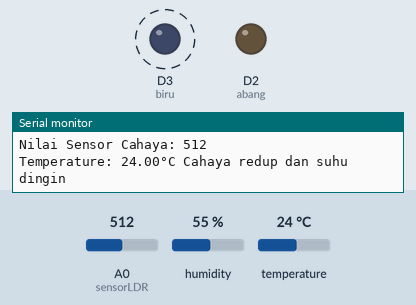
Recording of a program running on a simulated ESP8266 (NodeMCU). Parts: output pins drawn as LEDs (lit = HIGH), the last lines printed to the serial monitor. Dashed ring = blinking. The inputs (shaded band) are chosen by the test bench; at power-on: A0 (sensorLDR) = 512, temperature 24 °C, humidity 55 %.

Above: at 2.8 s.
2.9 s: A0 (sensorLDR) set to 390
At 4.9 s:
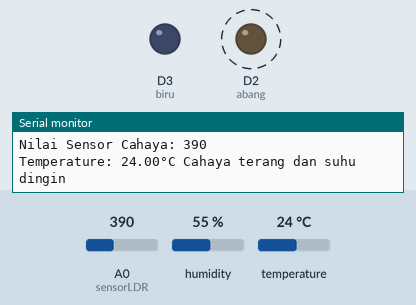
9.0 s: temperature set to 33 °C
At 11.1 s:
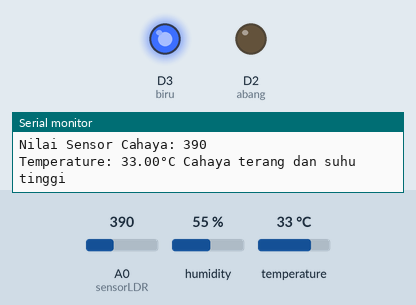
11.8 s: temperature set to 29 °C
14.6 s: temperature set to 26 °C
At 17.8 s:
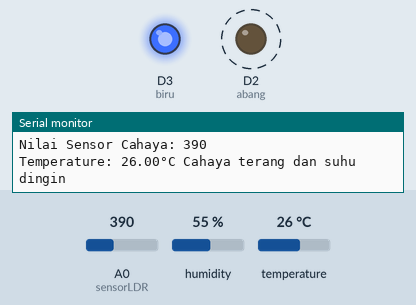
20.7 s: temperature set to 41 °C
At 20.7 s:
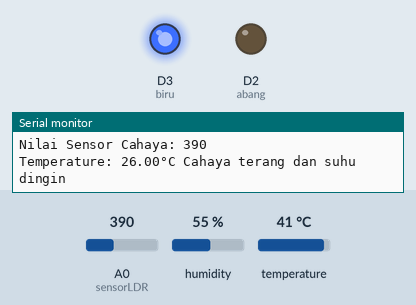
23.5 s: temperature set to 12 °C
At 25.8 s:
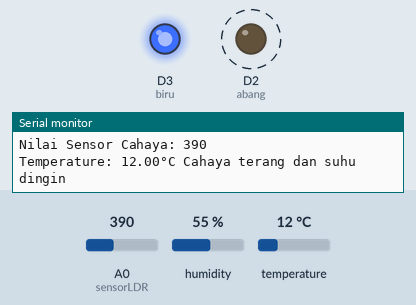
Timing chart, 0 to 30.4 s (numbered marks = the images above; inputs shaded):
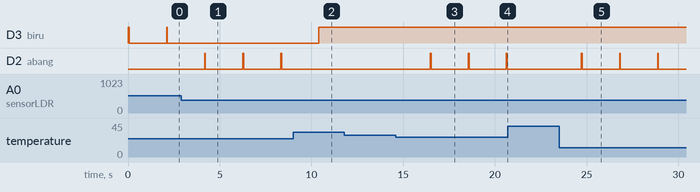

Measured:
- the behaviour switches between 28 and 27 °C on temperature (found by bisection; images 2 and 3)
- after the input at 2.9 s, D3 (biru): stops changing and stays LOW; D2 (abang): alternates HIGH for 0.05 s and LOW for 2.0 s, starting after 1.3 s
- after the input at 9.0 s, D3 (biru): LOW → HIGH after 1.4 s; D2 (abang): stays LOW (without the input it goes to HIGH after 1.4 s)
- after the input at 14.6 s, D2 (abang): alternates HIGH for 0.05 s and LOW for 2.0 s, starting after 1.9 s
- after the input at 20.7 s, D2 (abang): stays LOW (without the input it goes to HIGH after 2.0 s)
- after the input at 23.5 s, D2 (abang): alternates HIGH for 0.05 s and LOW for 2.0 s, starting after 1.2 s
- by itself, D3 (biru): alternates HIGH for 0.05 s and LOW for 2.0 s

The program:

main.cpp
```cpp
#include <Arduino.h>
#include "DHT.h"
#define sensorLDR A0
#define DHTPIN D1
#define DHTTYPE DHT11
int nilaiSensor;
#define biru D3
#define abang D2
DHT dht(DHTPIN, DHTTYPE);
void setup() {
 Serial.begin(115200);
 pinMode(biru, OUTPUT);
 pinMode(abang, OUTPUT);
 Serial.println("Contoh Penggunaan Sensor LDR");
 dht.begin();
}
void loop() {
 nilaiSensor = analogRead(sensorLDR);
  float h = dht.readHumidity();
  float t = dht.readTemperature();
  float f = dht.readTemperature(true);

  if (isnan(h) || isnan(t) || isnan(f))
  {
    Serial.println("Failed to read from DHT sensor!");
    return;
  }
  Serial.print("Nilai Sensor Cahaya: ");
  Serial.println(nilaiSensor);

  Serial.print(F("Temperature: "));
  Serial.print(t);
  Serial.print(F("°C "));

 if(nilaiSensor > 400 && t < 28){
   Serial.println(F("Cahaya redup dan suhu dingin"));
   digitalWrite(biru, HIGH);
   delay(50);
   digitalWrite(biru,LOW);
 }else if(nilaiSensor > 400 && t > 28){
   Serial.println(F("Cahaya redup dan suhu tinggi"));
   digitalWrite(biru, HIGH);
   delay(50);
   digitalWrite(biru,LOW);
 }else if(nilaiSensor < 400 && t < 28){
   Serial.println(F("Cahaya terang dan suhu dingin"));
   digitalWrite(abang, HIGH);
   delay(50);
   digitalWrite(abang,LOW);
 }else if(nilaiSensor < 400 && t > 28){
   Serial.println(F("Cahaya terang dan suhu tinggi"));
   digitalWrite(biru, HIGH);
   digitalWrite(abang,LOW);
 }
    delay(2000);
}
```
